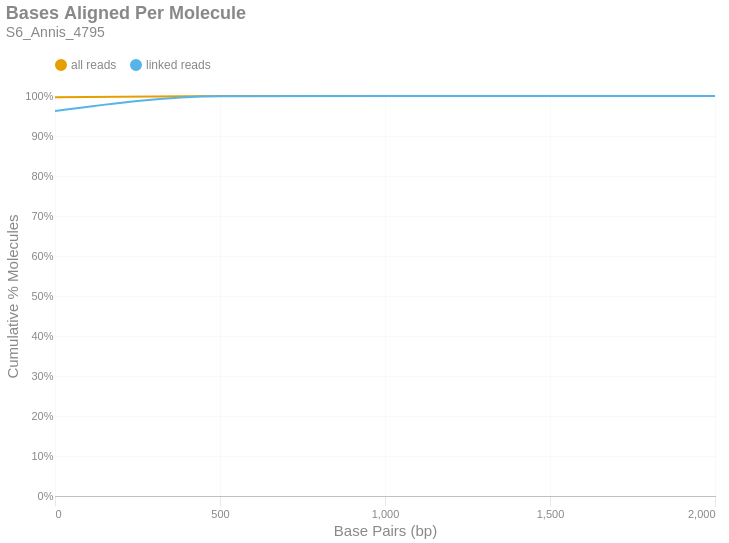

Write notebook code for a chart like this one.
### Markdown cell above
### Bases Aligned Per Molecule
This is a cumulative frequency distribution showing the number of base pairs aligned per unique molecule. These data are shown in 500 bp bins. There are two distributions: one with `all reads` (yellow) and another with only `linked reads` (blue). The percent of molecules in the `linked reads` distribution is relative to the total number of linked molecules.

### Code cell
if SKIPLR:
    print_html(f"Skipped")
else:
    binned_df = consolidated_hist(valids['aligned_bp'], mask, 500, True)
    with SafeRender(binned_df):
        (
            density_plot(binned_df, 'Bases Aligned Per Molecule', samplename, 'basesper')
            .encode(
                x=alt.X('bin:Q', title="Base Pairs (bp)").axis(tickMinStep=500).scale(padding=0),
                y=alt.Y('value:Q', title='Cumulative % Molecules')
                    .axis(format='%')
                    .scale(domain = [0,1])
                    .stack(False),
                color=alt.Color("key:N").scale(domain = ["all reads", "linked reads"]),
                tooltip = [
                    alt.Tooltip("key:N", title = "Data Type"),
                    alt.Tooltip("range_label:N", title="Bases Aligned Per Molecule"),
                    alt.Tooltip("value:Q", format = ".2%", title="% Molecules (Cum.)")
                ]
            )
        ).display()

### Figure 1 — Vega-Lite specification as saved in the notebook (floating-point values rounded to 4 significant figures)
{"width": "container", "height": 400, "config": {"title": {"anchor": "start", "dy": -15, "fontSize": 18, "color": "#888888", "subtitleColor": "#888888", "subtitleFontSize": 14}, "arc": {"fill": "#0072B2"}, "axis": {"domainColor": "#888888", "domainWidth": 0.5, "gridWidth": 0.2, "grid": false, "titleFontWeight": 400, "titleFontSize": 15, "labelFontSize": 11, "labelColor": "#888888", "tickColor": "#888888", "tickWidth": 0.2, "titleColor": "#888888"}, "axisBand": {"grid": false}, "axisX": {"grid": true, "tickSize": 10, "domainCap": "round"}, "axisY": {"domain": false, "grid": true, "tickSize": 0, "domainCap": "round"}, "background": "transparent", "header": {"labelFontSize": 15, "labelColor": "#888888", "titleFontSize": 15, "titleFontWeight": 600, "titleColor": "#888888"}, "legend": {"labelFont": "sans-serif", "labelFontSize": 12, "labelColor": "#888888", "symbolSize": 100, "symbolType": "circle", "titleFontSize": 12, "titlePadding": 10, "titleColor": "#888888", "title": null, "orient": "top"}, "range": {"category": ["#E69F00", "#56B4E9", "#009E73", "#F0E442", "#0072B2", "#D55E00", "#CC79A7", "#000000"], "diverging": ["#cfe8f3", "#a2d4ec", "#73bfe2", "#46abdb", "#1696d2", "#12719e"]}, "area": {"fill": "#0072B2", "fillOpacity": 0.7, "line": true, "strokeOpacity": 0.7}, "line": {"color": "#0072B2", "stroke": "#0072B2", "strokeWidth": 2}, "trail": {"color": "#0072B2", "stroke": "#0072B2", "strokeWidth": 0, "size": 1}, "point": {"filled": true, "fillOpacity": 1.0, "size": 95}, "text": {"color": "#888888", "fontSize": 11, "align": "right", "fontWeight": 400, "size": 11}, "bar": {"fill": "#0072B2", "stroke": null}, "view": {"stroke": null, "continuousWidth": 660, "continuousHeight": 400}}, "data": {"name": "data-43966bda9edd0a79b0c5fe0778eda6a9"}, "mark": {"type": "line", "interpolate": "monotone", "point": {"opacity": 0, "size": 275}}, "encoding": {"color": {"field": "key", "scale": {"domain": ["all reads", "linked reads"]}, "type": "nominal"}, "tooltip": [{"field": "key", "title": "Data Type", "type": "nominal"}, {"field": "range_label", "title": "Bases Aligned Per Molecule", "type": "nominal"}, {"field": "value", "format": ".2%", "title": "% Molecules (Cum.)", "type": "quantitative"}], "x": {"axis": {"tickMinStep": 500}, "field": "bin", "scale": {"padding": 0}, "title": "Base Pairs (bp)", "type": "quantitative"}, "y": {"axis": {"format": "%"}, "field": "value", "scale": {"domain": [0, 1]}, "stack": false, "title": "Cumulative % Molecules", "type": "quantitative"}}, "params": [{"name": "param_c36ac31b6afebe62", "select": {"type": "point", "fields": ["key"]}, "bind": "legend"}], "title": {"text": "Bases Aligned Per Molecule", "subtitle": "S6_Annis_4795"}, "transform": [{"fold": ["all reads (cumsum)", "linked reads (cumsum)"]}, {"calculate": "replace(datum.key, ' (cumsum)', '')", "as": "key"}, {"filter": {"param": "param_c36ac31b6afebe62"}}], "usermeta": {"embedOptions": {"downloadFileName": "S6_Annis_4795.basesper"}}, "$schema": "https://vega.github.io/schema/vega-lite/v6.1.0.json", "datasets": {"data-43966bda9edd0a79b0c5fe0778eda6a9": [{"bin": "0.0", "interval": "0.0-500.0", "all reads": 0.9968, "linked reads": 0.9625, "all reads (cumsum)": 0.9968, "linked reads (cumsum)": 0.9625, "range_label": "0-499"}, {"bin": "500.0", "interval": "500.0-1000.0", "all reads": 0.003146, "linked reads": 0.03675, "all reads (cumsum)": 0.9999, "linked reads (cumsum)": 0.9993, "range_label": "500-999"}, {"bin": "1000.0", "interval": "1000.0-1500.0", "all reads": 9.564e-05, "linked reads": 0.0006656, "all reads (cumsum)": 1.0, "linked reads (cumsum)": 0.9999, "range_label": "1000-1499"}, {"bin": "1500.0", "interval": "1500.0-2000.0", "all reads": 6.283e-06, "linked reads": 4.755e-05, "all reads (cumsum)": 1.0, "linked reads (cumsum)": 1.0, "range_label": "1500-1999"}, {"bin": "2000.0", "interval": "2000.0-2500.0", "all reads": 1.396e-06, "linked reads": 2.377e-05, "all reads (cumsum)": 1.0, "linked reads (cumsum)": 1.0, "range_label": "2000-2499"}]}}
